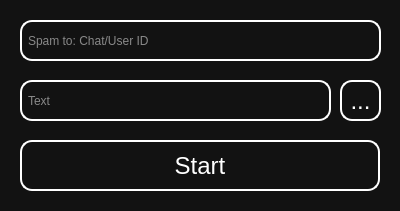
<?xml version="1.0" encoding="UTF-8"?>
<ui version="4.0">
 <class>SpamWindow</class>
 <widget class="QMainWindow" name="SpamWindow">
  <property name="geometry">
   <rect>
    <x>0</x>
    <y>0</y>
    <width>400</width>
    <height>211</height>
   </rect>
  </property>
  <property name="windowTitle">
   <string>CheatBot (Spam)</string>
  </property>
  <property name="styleSheet">
   <string notr="true">QWidget {
	color: #ffffff;
	background-color: #121212;
}

QLineEdit {
	border: 2px solid #ffffff;
	border-radius: 12px;
	padding: 4px;
}

QPushButton {
	border: 2px solid #ffffff;
	border-radius: 12px;
	font-size: 24px;
}

QPushButton:hover {
	color: #bfbfbf;
	border: 2px solid #bfbfbf;
}</string>
  </property>
  <widget class="QWidget" name="centralwidget">
   <widget class="QLineEdit" name="line_edit_spam_to">
    <property name="geometry">
     <rect>
      <x>20</x>
      <y>20</y>
      <width>361</width>
      <height>41</height>
     </rect>
    </property>
    <property name="placeholderText">
     <string>Spam to: Chat/User ID</string>
    </property>
   </widget>
   <widget class="QLineEdit" name="line_edit_text">
    <property name="geometry">
     <rect>
      <x>20</x>
      <y>80</y>
      <width>311</width>
      <height>41</height>
     </rect>
    </property>
    <property name="placeholderText">
     <string>Text</string>
    </property>
   </widget>
   <widget class="QPushButton" name="btn_select_text_file">
    <property name="geometry">
     <rect>
      <x>340</x>
      <y>80</y>
      <width>41</width>
      <height>41</height>
     </rect>
    </property>
    <property name="text">
     <string>...</string>
    </property>
   </widget>
   <widget class="QPushButton" name="btn_start">
    <property name="geometry">
     <rect>
      <x>20</x>
      <y>140</y>
      <width>360</width>
      <height>51</height>
     </rect>
    </property>
    <property name="text">
     <string>Start</string>
    </property>
   </widget>
  </widget>
 </widget>
 <resources/>
 <connections/>
</ui>
